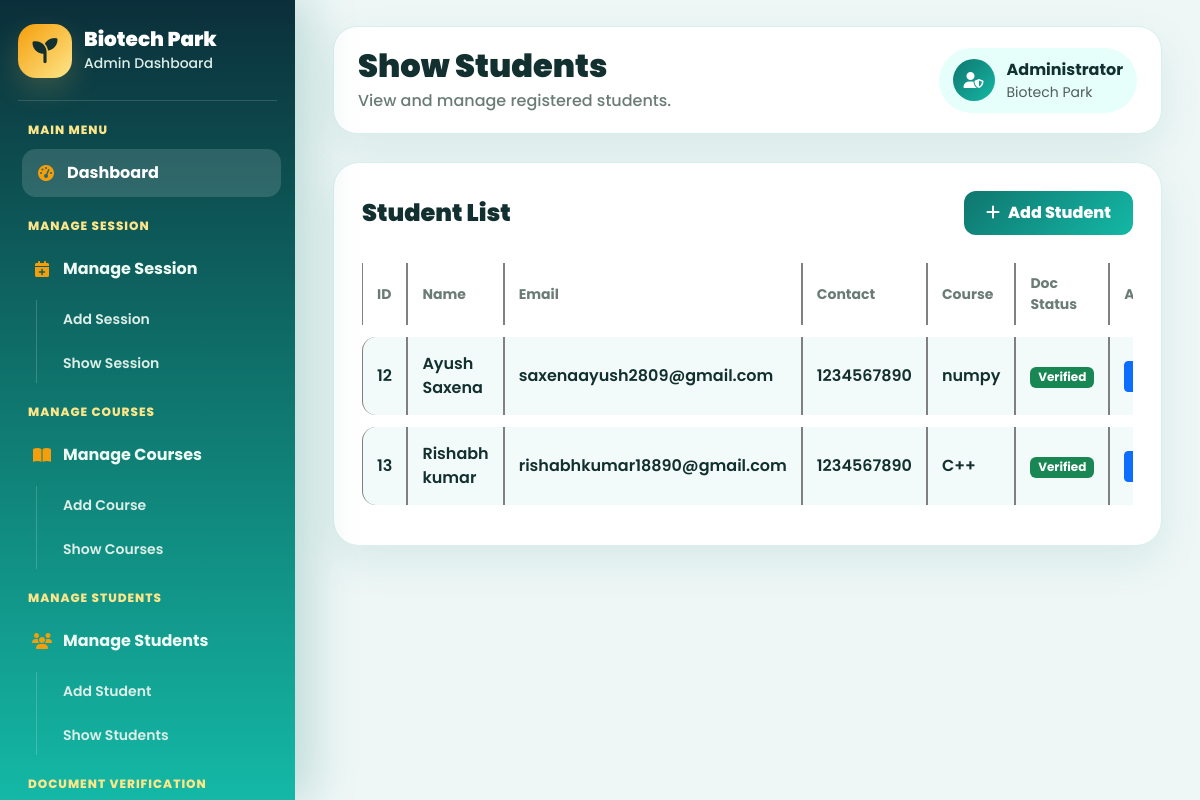
Screenshot of /showstudent/ (signed in) with the database file from the repository.
### myapp/models.py (models this page shows, shortened)
class tbll_student(models.Model):
    sid=models.IntegerField(primary_key=True,auto_created=True)
    name=models.CharField(max_length=225)
    emailaddress=models.EmailField(max_length=225)
    password=models.CharField(max_length=16)
    contact_no=models.IntegerField()
    gender=models.CharField(max_length=2)
    dob=models.CharField(max_length=15)
    f_name=models.CharField(max_length=225,null=True)
    m_name=models.CharField(max_length=225,null=True)
    address=models.CharField(max_length=500,null=True)
    aadhar_no=models.IntegerField(max_length=15,null=True)
    aadhar_pic=models.FileField(upload_to='student_documents',null=True)
    session=models.CharField(max_length=50,null=True)
    course=models.CharField(max_length=500,null=True)
    course_duration=models.CharField(max_length=50,null=True)
    hs_percentage=models.CharField(max_length=20)
    hs_marksheet=models.FileField(upload_to='student_documents',null=True)
    inter_percentage=models.CharField(max_length=20,null=True)
    inter_marksheet=models.FileField(upload_to='student_documents',null=True)
    profile_pic=models.FileField(upload_to='student_documents',null=True)
    sign=models.FileField(upload_to='student_documents',null=True)
    fees=models.IntegerField(null=True)
    fees_status=models.CharField(max_length=20,default="Unpaid")
    payment_id=models.CharField(max_length=100,null=True,blank=True)
    payment_date=models.DateTimeField(null=True,blank=True)
    application_status = models.CharField(max_length=20,default="Pending")

### myapp/views.py (the view)
# urls.py: path('showstudent/',showstudent, name='showstudent'),
@cache_control(no_cache=True, must_revalidate=True, no_store=True)
def showstudent(request):
    if 'adminid' not in request.session:
        return redirect('adminlogin1')
    ab = tbll_student.objects.all()
    return render(request, 'admin/showstudent.html', {'ab': ab})

### myapp/templates/admin/showstudent.html (shortened to what this page needs)
{% extends 'admin/adminlayout.html' %}
{% load static %}
{% block admin %}
<main class="main-content">
    <div class="topbar">
        <div>
            <h2>Show Students</h2>
            <p>View and manage registered students.</p>
        </div>
        <div class="admin-profile">
            <div class="admin-profile-icon">
                <i class="fa-solid fa-user-shield"></i>
            </div>
            <div>
                <strong>Administrator</strong>
                <small class="d-block text-muted">Biotech Park</small>
            </div>
        </div>
    </div>
    <div class="dashboard-panel">
        <div class="d-flex justify-content-between align-items-center mb-3 flex-wrap gap-2">
            <h4 class="mb-0">Student List</h4>
            <a href="{% url 'addstudent' %}" class="btn btn-main">
                <i class="fa-solid fa-plus me-2"></i>Add Student
            </a>
        </div>
        <div class="table-responsive">
            <table class="recent-table table-bordered">
                <thead>
                    <tr>
                        <th>ID</th>
                        <th>Name</th>
                        <th>Email</th>
                        <th>Contact</th>
                        <th>Course</th>
                        <th>Doc Status</th>
                        <th>Action</th>
                    </tr>
                </thead>
                <tbody>
                    {% for student in ab %}
                    <tr>
                        <td>{{ student.sid }}</td>
                        <td>{{ student.name }}</td>
                        <td>{{ student.emailaddress }}</td>
                        <td>{{ student.contact_no }}</td>
                        <td>{{ student.course|default:"-" }}</td>
                        <td>
                            {% if student.application_status == "Verified" %}
                            <span class="badge bg-success">Verified</span>
                            {% elif student.application_status == "Rejected" %}
                            <span class="badge bg-danger">
                                Rejected
                            </span>
                            {% elif student.application_status == "DV" %}
                            <span class="badge bg-warning text-dark">
                                Document Verification
                            </span>
                            {% else %}
                            <span class="badge bg-secondary">
                                Basic Pending
                            </span>
                            {% endif %}
                            </td>
                        <td>
                            <div class="d-flex gap-2">
                                <button class="btn btn-sm btn-primary"data-bs-toggle="modal"
                                    data-bs-target="#viewStudent{{ student.sid }}">View
                                </button>
                            </div>
                        </td>
                    </tr>
                    {% endfor %}
                </tbody>
            </table>
        </div>
    </div>
</main>
{% endblock %}

### myapp/templates/admin/adminlayout.html (style rules this page uses)
:root { --green: #0f766e; --green2: #14b8a6; --gold: #f59e0b; --gold2: #fde68a; --light: #eef7f6; --dark: #12302f; }
* { margin: 0; padding: 0; box-sizing: border-box; font-family: "Poppins", sans-serif; }
body { background: var(--light); color: var(--dark); overflow-x: hidden; }
a { text-decoration: none; }
.main-content { width: calc(100% - 295px); margin-left: 295px; padding: 26px; }
.topbar { background: #fff; border-radius: 24px; padding: 20px 24px; box-shadow: 0 16px 42px rgba(15, 118, 110, 0.1); display: flex; justify-content: space-between; align-items: center; gap: 18px; margin-bottom: 26px; border: 1px solid #d8efec; }
.topbar h2 { font-weight: 900; color: var(--dark); margin: 0; }
.topbar p { margin: 4px 0 0; color: #6b7c75; font-weight: 500; }
.admin-profile { display: flex; align-items: center; gap: 12px; background: #e6fffb; padding: 10px 14px; border-radius: 50px; }
.admin-profile-icon { width: 42px; height: 42px; border-radius: 50%; background: linear-gradient(135deg, var(--green), var(--green2)); color: #fff; display: grid; place-items: center; }
.dashboard-panel { background: #fff; border-radius: 26px; padding: 28px; box-shadow: 0 16px 42px rgba(15, 118, 110, 0.1); border: 1px solid #d8efec; margin-top: 28px; }
.dashboard-panel h4 { font-weight: 900; color: var(--dark); margin-bottom: 18px; }
.recent-table { width: 100%; border-collapse: separate; border-spacing: 0 12px; }
.recent-table th { color: #6b7c75; font-size: 14px; padding: 10px 14px; }
.recent-table td { background: #f3fbfa; padding: 15px 14px; font-weight: 600; color: #12302f; }
.recent-table td:first-child { border-radius: 14px 0 0 14px; }
.recent-table td:last-child { border-radius: 0 14px 14px 0; }
.btn-main { background: linear-gradient(135deg, var(--green), var(--green2)); color: #fff; border: none; padding: 10px 22px; border-radius: 12px; font-weight: 800; }

### rows the page displays
tbll_student: sid "12", name "Ayush Saxena", emailaddress "saxenaayush2809@gmail.com", contact_no "1234567890", course "numpy", application_status "Verified"
tbll_student: sid "13", name "Rishabh kumar", emailaddress "rishabhkumar18890@gmail.com", contact_no "1234567890", course "C++", application_status "Verified"
